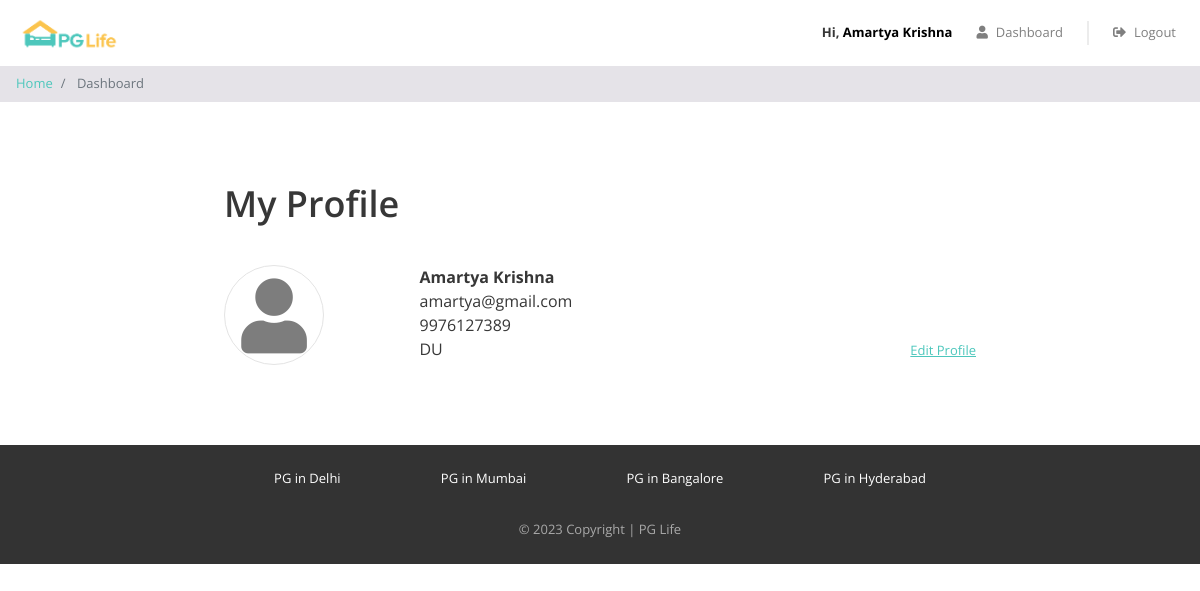
/dashboard.php (signed in), run on the app's committed database.
### tables this page shows
CREATE TABLE `users` (
  `id` int(11) NOT NULL,
  `email` varchar(400) NOT NULL,
  `password` varchar(400) NOT NULL,
  `full_name` varchar(400) NOT NULL,
  `phone` varchar(80) NOT NULL,
  `gender` enum('male','female') NOT NULL DEFAULT 'male',
  `college_name` varchar(400) NOT NULL
);

### dashboard.php (the view, shortened to what this page needs)
<?php
require "includes/database_connect.php";
$user_id = $_SESSION['user_id'];
$sql_1 = "SELECT * FROM users WHERE id = $user_id";
$result_1 = mysqli_query($conn, $sql_1);
$user = mysqli_fetch_assoc($result_1);
?>
<!DOCTYPE html>
<html lang="en">
<head>
    <?php
    include "includes/head_links.php";
    ?>
    <link href="css/dashboard.css" rel="stylesheet" />
</head>
<body>
    <?php
    include "includes/header.php";
    ?>
    <nav aria-label="breadcrumb">
        <ol class="breadcrumb py-2">
            <li class="breadcrumb-item">
                <a href="index.php">Home</a>
            </li>
            <li class="breadcrumb-item active" aria-current="page">
                Dashboard
            </li>
        </ol>
    </nav>
    <div class="my-profile page-container">
        <h1>My Profile</h1>
        <div class="row">
            <div class="col-md-3 profile-img-container">
                <i class="fas fa-user profile-img"></i>
            </div>
            <div class="col-md-9">
                <div class="row no-gutters justify-content-between align-items-end">
                    <div class="profile">
                        <div class="name"><?= $user['full_name'] ?></div>
                        <div class="email"><?= $user['email'] ?></div>
                        <div class="phone"><?= $user['phone'] ?></div>
                        <div class="college"><?= $user['college_name'] ?></div>
                    </div>
                    <a style="text-decoration: underline; cursor:pointer; font-size:small; color:#4dc7bc" type="link" data-toggle="modal" data-target="#update-modal">Edit Profile</a>
                </div>
            </div>
        </div>
    </div>
    <?php
    include "includes/footer.php";
    ?>
</body>
</html>

### css/common.css (style rules this page uses)
* { box-sizing: border-box; font-family: 'Open Sans', sans-serif; }
body { color: #373737; font-size: 16px; position: relative; }
h1, h2, h3, h4, h5, h6 { font-weight: 600; }
h1 { font-size: 36px; margin-bottom: 40px; }
.breadcrumb { background-color: #e5e3e8; font-size: 13px; border-radius: 0px; margin-bottom: 0px; }
.page-container { max-width: 800px; padding: 80px 24px; margin: auto; }

### css/dashboard.css (style rules this page uses)
.profile-img { color: #7d7d7d; font-size: 75px; text-align: center; border: 1px solid #e4e4e4; border-radius: 50%; height: 100px; width: 100px; line-height: 100px; }
.profile .name { font-weight: bold; }

### data on the page
users: full_name "Amartya Krishna", email "amartya@gmail.com", phone "9976127389", college_name "DU"

### other printed values
$_SESSION["full_name"] "Amartya Krishna"
